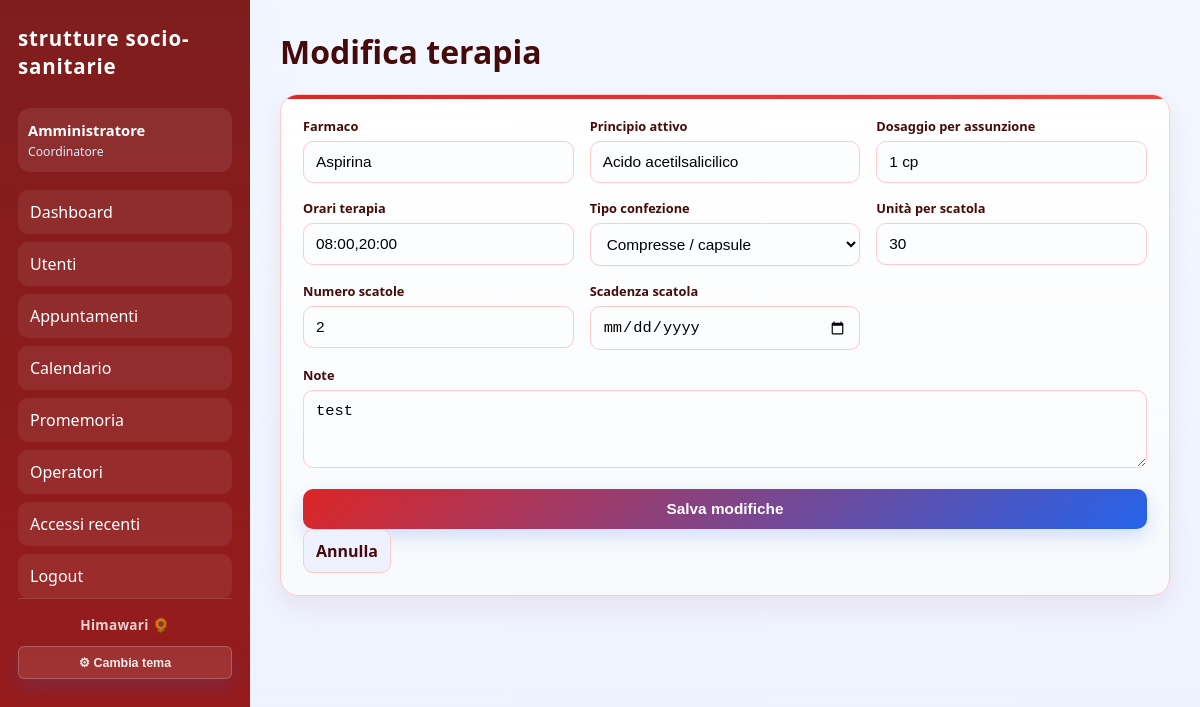
Page /therapy/4/edit (signed in) on the committed database.
### tables this page shows
CREATE TABLE users (
            id INTEGER PRIMARY KEY AUTOINCREMENT,
            username TEXT UNIQUE NOT NULL,
            fullname TEXT NOT NULL,
            role TEXT NOT NULL,
            password TEXT NOT NULL,
            is_archived INTEGER NOT NULL DEFAULT 0
        , theme TEXT NOT NULL DEFAULT 'cool');

CREATE TABLE therapies (
            id INTEGER PRIMARY KEY AUTOINCREMENT,
            patient_id INTEGER NOT NULL,
            drug_name TEXT NOT NULL,
            dosage TEXT,
            schedule TEXT,
            notes TEXT, active_ingredient TEXT, pack_type TEXT, units_per_box INTEGER NOT NULL DEFAULT 0, stock_boxes INTEGER NOT NULL DEFAULT 0, expiry_date TEXT,
            FOREIGN KEY (patient_id) REFERENCES patients(id)
        );

### app.py (the view, shortened to what this page needs)
@app.route("/therapy/<int:therapy_id>/edit", methods=["GET", "POST"])
@require_login
def edit_therapy(therapy_id):
    conn = get_db()
    therapy = conn.execute("SELECT * FROM therapies WHERE id = ?", (therapy_id,)).fetchone()
    if not therapy:
        conn.close()
        flash("Terapia non trovata.", "danger")
        return redirect(url_for("dashboard"))
    patient_id = therapy["patient_id"]
    therapy = dict(therapy)
    conn.close()
    return render_template("therapy_edit.html", therapy=therapy)

### app.py (called while the page is built)
def get_db():
    conn = sqlite3.connect(DB_PATH)
    conn.row_factory = sqlite3.Row
    return conn

def get_current_user():
    user_id = session.get("user_id")
    if not user_id:
        return None
    conn = get_db()
    user = conn.execute("SELECT * FROM users WHERE id = ? AND is_archived = 0", (user_id,)).fetchone()
    conn.close()
    return dict(user) if user else None

def user_has_permission(action):
    user = get_current_user()
    if not user:
        return False
    if action == "open_user_folder":
        return user.get("role") in {"coordinatore", "vicecoordinatore"}
    if user.get("role") == "admin":
        return True
    if user.get("role") in {"coordinatore", "vicecoordinatore"}:
        return True
    return ROLE_PERMISSIONS.get(user.get("role"), {}).get(action, False)

def require_login(view_func):
    @wraps(view_func)
    def wrapper(*args, **kwargs):
        if not get_current_user():
            flash("Effettua l'accesso per continuare.", "warning")
            return redirect(url_for("login"))
        return view_func(*args, **kwargs)
    return wrapper

@app.context_processor
def inject_globals():
    return {
        "current_year": datetime.now().year,
        "app_name": "strutture socio-sanitarie",
        "current_user": get_current_user(),
        "ROLE_LABELS": ROLE_LABELS,
        "user_has_permission": user_has_permission,
    }

### templates/therapy_edit.html (shortened to what this page needs)
{% extends 'base.html' %}
{% block content %}
<h1>Modifica terapia</h1>
<section class="panel">
    <form method="post" action="{{ url_for('edit_therapy', therapy_id=therapy.id) }}" class="form-grid">
        <div>
            <label>Farmaco</label>
            <input type="text" name="drug_name" value="{{ therapy.drug_name }}" required>
        </div>
        <div>
            <label>Principio attivo</label>
            <input type="text" name="active_ingredient" value="{{ therapy.active_ingredient or '' }}">
        </div>
        <div>
            <label>Dosaggio per assunzione</label>
            <input type="text" name="dosage" value="{{ therapy.dosage or '' }}" placeholder="es. 1 cp">
        </div>
        <div>
            <label>Orari terapia</label>
            <input type="text" name="schedule" value="{{ therapy.schedule or '' }}" placeholder="es. 08:00,12:00,20:00">
        </div>
        <div>
            <label>Tipo confezione</label>
            <select name="pack_type">
                <option value="cp" {% if therapy.pack_type == 'cp' %}selected{% endif %}>Compresse / capsule</option>
            </select>
        </div>
        <div>
            <label>Unità per scatola</label>
            <input type="number" min="0" name="units_per_box" value="{{ therapy.units_per_box or 0 }}">
        </div>
        <div>
            <label>Numero scatole</label>
            <input type="number" min="0" name="stock_boxes" value="{{ therapy.stock_boxes or 0 }}">
        </div>
        <div>
            <label>Scadenza scatola</label>
            <input type="date" name="expiry_date" value="{{ therapy.expiry_date or '' }}">
        </div>
        <div class="full-width">
            <label>Note</label>
            <textarea name="notes" rows="3">{{ therapy.notes }}</textarea>
        </div>
        <div class="full-width">
            <button type="submit">Salva modifiche</button>
            <a class="secondary-btn" href="{{ url_for('patient_detail', patient_id=therapy.patient_id) }}">Annulla</a>
        </div>
    </form>
</section>
{% endblock %}

### templates/base.html (shortened to what this page needs)
<!DOCTYPE html>
<html lang="it">
<head>
    <link rel="stylesheet" href="{{ url_for('static', filename='style.css') }}">
</head>
<body data-theme="{{ current_user.theme or 'cool' if current_user else 'cool' }}">
    <div class="app-shell">
        <aside class="sidebar">
            <div class="brand">{{ app_name }}</div>
            {% if current_user %}
            <div class="user-badge">
                <strong>{{ current_user.fullname }}</strong><br>
                <span>{{ ROLE_LABELS.get(current_user.role, current_user.role) }}</span>
            </div>
            <nav>
                <a href="{{ url_for('dashboard') }}">Dashboard</a>
                {% if user_has_permission('view_patients') %}
                <a href="{{ url_for('patients') }}">Utenti</a>
                {% endif %}
                {% if user_has_permission('view_appointments') %}
                <a href="{{ url_for('appointments') }}">Appuntamenti</a>
                <a href="{{ url_for('calendar') }}">Calendario</a>
                <a href="{{ url_for('notifications') }}">Promemoria</a>
                {% endif %}
                {% if user_has_permission('manage_users') %}
                <a href="{{ url_for('users') }}">Operatori</a>
                <a href="{{ url_for('audit') }}">Accessi recenti</a>
                {% endif %}
                <a href="{{ url_for('logout') }}">Logout</a>
            </nav>
            <div class="sidebar-footer">
                <div class="himawari-brand">Himawari 🌻</div>
                <button class="theme-toggle-btn" onclick="document.getElementById('theme-menu').classList.toggle('show')">⚙ Cambia tema</button>
            </div>
            {% endif %}
        </aside>
        <main class="main-content">
            {% block content %}{% endblock %}
        </main>
    </div>
</body>
</html>

### static/style.css (style rules this page uses)
* { box-sizing: border-box; }
:root { --bg: #eef4ff; --panel: #ffffff; --sidebar: #122c4d; --sidebar-soft: #1d3f6e; --primary: #1d4ed8; --primary-soft: #dbeafe; --accent: #14b8a6; --warning: #f59e0b; --danger: #dc2626; --text: #1f2937; --muted: #64748b; --border: #dfe7f5; --shadow: 0 10px 25px rgba(15, 23, 42, 0.08); }
body[data-theme="red"] { --bg: #fee2e2; --panel: #ffffff; --sidebar: #7f1d1d; --sidebar-soft: #991b1b; --primary: #dc2626; --primary-soft: #fecaca; --accent: #ef4444; --warning: #f59e0b; --danger: #991b1b; --text: #450a0a; --muted: #dc2626; --border: #fecaca; --shadow: 0 10px 25px rgba(127, 29, 29, 0.08); }
body { margin: 0; font-family: "Segoe UI", Arial, sans-serif; background: radial-gradient(circle at top left, rgba(59, 130, 246, 0.08), transparent 22%), linear-gradient(180deg, #f3f7ff 0%, #eef2ff 100%); color: var(--text); }
.app-shell { display: flex; min-height: 100vh; }
.sidebar { width: 250px; background: linear-gradient(180deg, var(--sidebar) 0%, var(--sidebar-soft) 100%); color: white; padding: 24px 18px; position: sticky; top: 0; height: 100vh; }
.brand { font-size: 1.28rem; font-weight: 800; margin-bottom: 28px; letter-spacing: 0.04em; }
.sidebar nav { display: flex; flex-direction: column; gap: 8px; }
.sidebar a { color: white; text-decoration: none; background: rgba(255,255,255,0.07); padding: 11px 12px; border-radius: 10px; transition: 0.2s ease; }
.sidebar-footer { margin-top: auto; padding-top: 16px; border-top: 1px solid rgba(255,255,255,0.15); position: relative; }
.himawari-brand { text-align: center; font-size: 0.85rem; font-weight: 600; color: rgba(255,255,255,0.8); letter-spacing: 0.02em; margin-bottom: 12px; }
.theme-toggle-btn { width: 100%; padding: 8px 10px; background: rgba(255,255,255,0.1); color: rgba(255,255,255,0.9); border: 1px solid rgba(255,255,255,0.2); border-radius: 6px; font-size: 0.78rem; font-weight: 600; cursor: pointer; transition: all 0.2s ease; }
.main-content { flex: 1; padding: 30px; }
h1, h2 { margin-top: 0; color: var(--text); }
.panel { background: linear-gradient(180deg, rgba(255,255,255,0.99), rgba(248,250,252,0.96)); border-radius: 18px; padding: 22px; box-shadow: var(--shadow); border: 1px solid var(--border); margin-bottom: 22px; position: relative; overflow: hidden; }
.panel::before { content: ""; position: absolute; inset: 0 auto auto 0; width: 100%; height: 4px; background: linear-gradient(90deg, var(--primary), var(--accent)); }
.form-grid { display: grid; grid-template-columns: repeat(auto-fit, minmax(220px, 1fr)); gap: 16px; }
.form-grid label, .filter-row label { display: block; font-size: 0.8rem; margin-bottom: 6px; color: var(--text); font-weight: 700; }
input, select, textarea, button { width: 100%; padding: 11px 12px; border-radius: 10px; border: 1px solid var(--border); font-size: 0.96rem; background: #fbfdff; }
textarea { resize: vertical; }
button { background: linear-gradient(135deg, var(--primary), #2563eb); color: white; border: none; cursor: pointer; font-weight: 700; box-shadow: 0 8px 18px rgba(37, 99, 235, 0.18); transition: transform 0.15s ease, box-shadow 0.15s ease; }
.secondary-btn, .link-btn { display: inline-block; text-decoration: none; color: var(--text); padding: 10px 12px; border-radius: 10px; background: #eef2ff; text-align: center; border: 1px solid var(--border); font-weight: 600; }
.user-badge { background: rgba(255,255,255,0.08); border-radius: 12px; padding: 12px 10px; margin-bottom: 18px; font-size: 0.92rem; }
.user-badge span { color: #dbeafe; font-size: 0.76rem; }
.full-width { grid-column: 1 / -1; }

### rows in the picture
users: fullname "Amministratore", get "Coordinatore"
therapies: drug_name "Aspirina", active_ingredient "Acido acetilsalicilico", dosage "1 cp", schedule "08:00,20:00", pack_type "Compresse / capsule", units_per_box "30", stock_boxes "2", notes "test"

### other values in the picture
{{ app_name }} "strutture socio-sanitarie"
